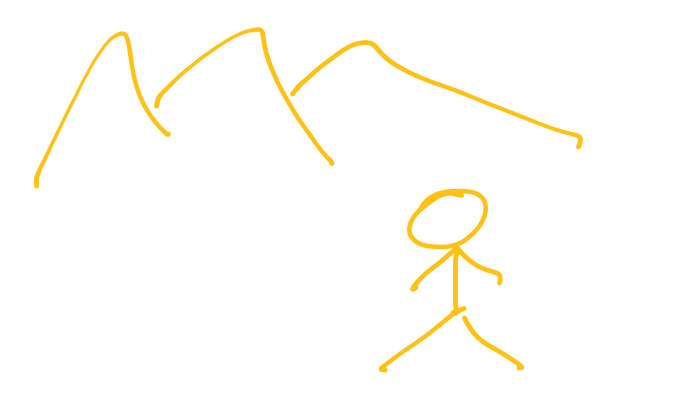
//> input picture data/convolution.jpeg, 1368 x 840 px (shown at 1/2 size)
$ ./1.convolution-dft   (built with g++ and OpenCV 4)
//> lines starting //> are read from the running program, lines starting //| are printed output that depends on the picture
#include <opencv2/opencv.hpp>

using namespace std;


int main(int argc, char** argv) {
    cv::Mat A = cv::imread("data/convolution.jpeg", 0);
//> A: 840 rows x 1368 cols, CV_8UC1; min 190, max 255, mean 253.5

    cv::Size patchSize(250, 400);
    cv::Point topleft(770, 370);
    cv::Rect roi(topleft.x, topleft.y, patchSize.width, patchSize.height);
    cv::Mat B = A(roi);

    int dft_M = cv::getOptimalDFTSize(A.rows + B.rows - 1);
//> dft_M = 1250
    int dft_N = cv::getOptimalDFTSize(A.cols + B.cols - 1);
//> dft_N = 1620
    cout << "ImageSize: " << A.size() << endl;
//| ImageSize: [1368 x 840]
    cout << "DFT Size: " << dft_N << " x " << dft_M << endl;
//| DFT Size: 1620 x 1250

    cv::Mat dft_A = cv::Mat::zeros(dft_M, dft_N, CV_32F);
    cv::Mat dft_B = cv::Mat::zeros(dft_M, dft_N, CV_32F);

    // dft_A_part 和 dft_A 共用同一份内存？
    cv::Mat dft_A_part = dft_A(cv::Rect(0, 0, A.cols, A.rows));
    cv::Mat dft_B_part = dft_B(cv::Rect(0, 0, B.cols, B.rows));
    cout << "DFT Part Size: " << dft_A_part.size() << ", " << dft_B_part.size() << " Type: " << dft_A_part.type() << endl;
//| DFT Part Size: [1368 x 840], [250 x 400] Type: 5

    // 得到 A, B 减去均值的二值图像
    A.convertTo(dft_A_part, dft_A_part.type(), 1, -mean(A)[0]);
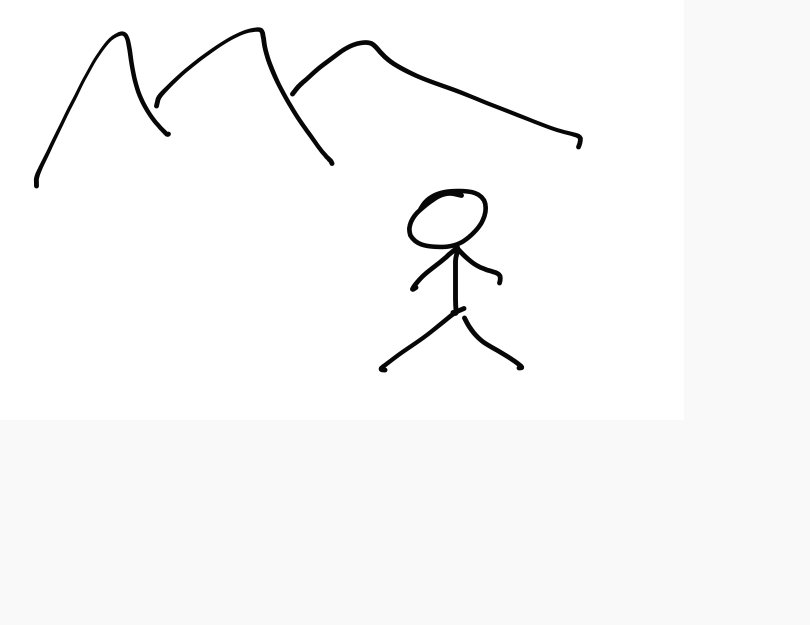
//> dft_A: 1250 rows x 1620 cols, CV_32FC1 (shown at 1/2 size); min -63.51, max 1.49, mean 1.93e-07; drawn with min black and max white
    B.convertTo(dft_B_part, dft_B_part.type(), 1, -mean(B)[0]);
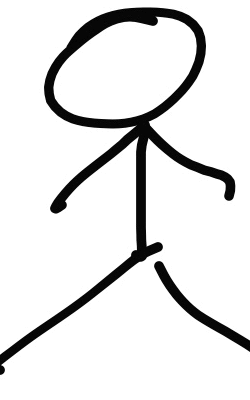
//> dft_B_part: 400 rows x 250 cols, CV_32FC1; min -58.12, max 6.88, mean 6.64e-06; drawn with min black and max white
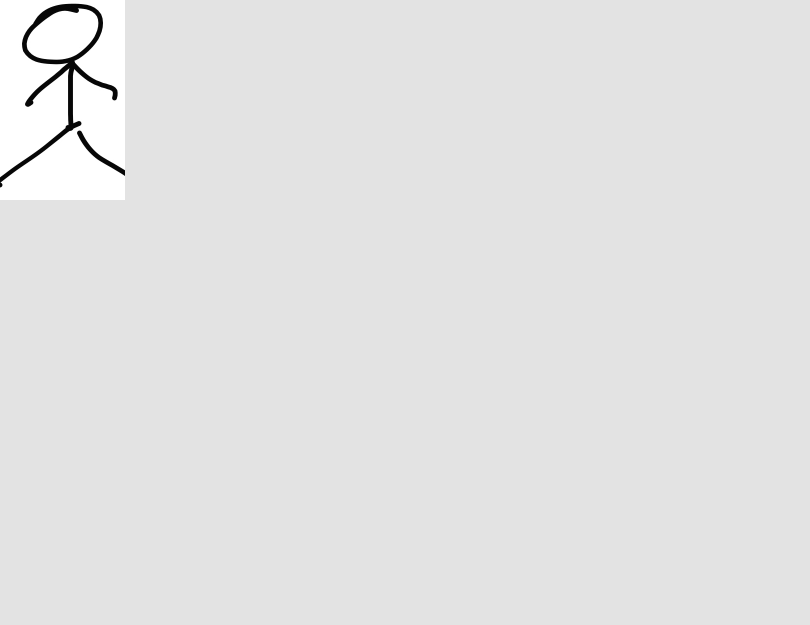
//> dft_B: 1250 rows x 1620 cols, CV_32FC1 (shown at 1/2 size); min -58.12, max 6.88, mean 3.22e-07; drawn with min black and max white

    cv::dft(dft_A, dft_A, 0, A.rows);
    cv::dft(dft_B, dft_B, 0, B.rows);
    cv::imshow("dft_A", dft_A);
    cv::imshow("dft_B", dft_B);
    cv::waitKey();

    // set the last parameter to false to compute convolution instead of correlation
    cv::mulSpectrums(dft_A, dft_B, dft_A, 0, false);
    cv::idft(dft_A, dft_A, cv::DFT_SCALE, A.rows + B.rows - 1);
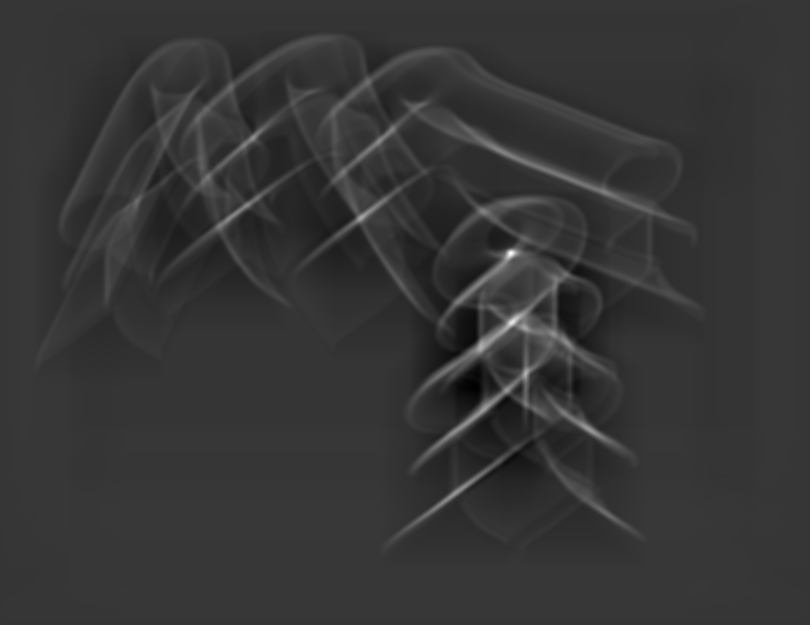
//> dft_A: 1250 rows x 1620 cols, CV_32FC1 (shown at 1/2 size); min -3042463.5, max 11327988, mean 0; drawn with min black and max white

    cv::Mat corr = dft_A(cv::Rect(0, 0, A.cols + B.cols - 1, A.rows + B.rows - 1));
    cv::normalize(corr, corr, 0, 1, cv::NORM_MINMAX, corr.type());
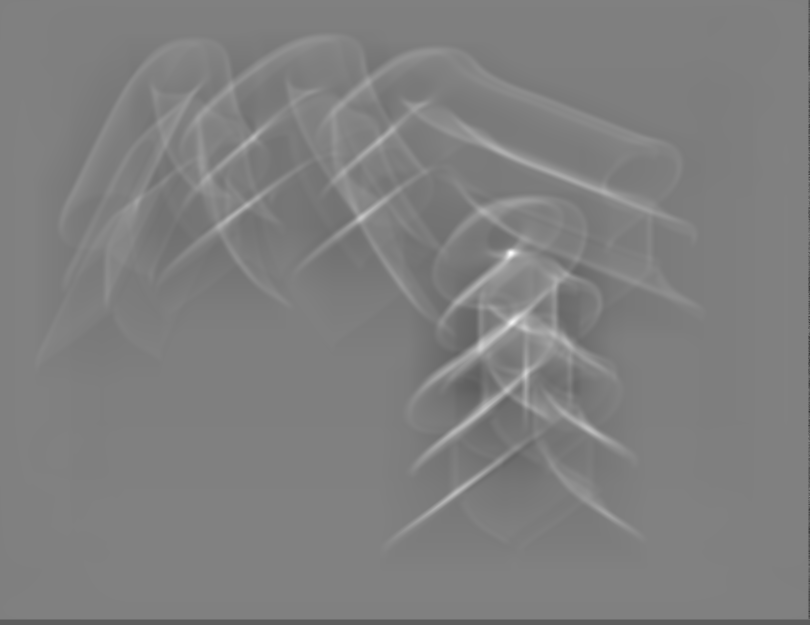
//> dft_A: 1250 rows x 1620 cols, CV_32FC1 (shown at 1/2 size); min -0.583, max 1, mean 0.209; drawn with min black and max white

    B ^= cv::Scalar::all(255);
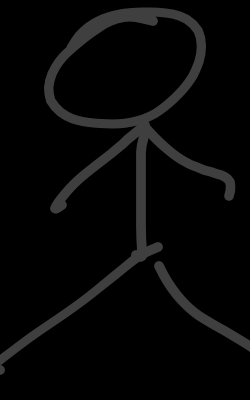
//> B: 400 rows x 250 cols, CV_8UC1; min 0, max 65, mean 6.9

    cv::imshow("Image", A);
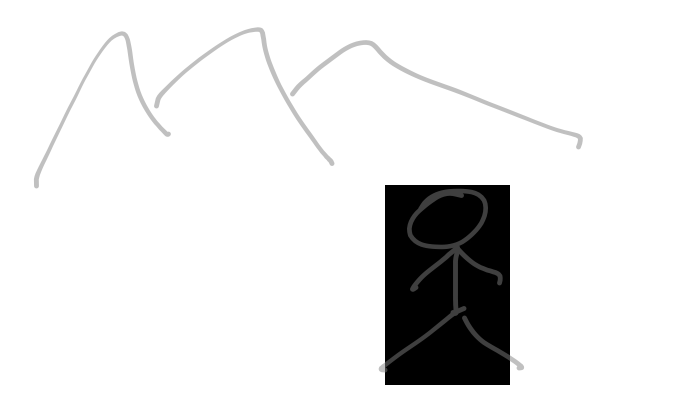
//> window 'Image': 840 rows x 1368 cols, CV_8UC1 (shown at 1/2 size); min 0, max 255, mean 232.5
    cv::imshow("Mask", B);
    cv::imshow("Correlation", corr);
    cv::waitKey();

    return 0;
}

$ run again, with data/circle.jpeg copied over data/convolution.jpeg
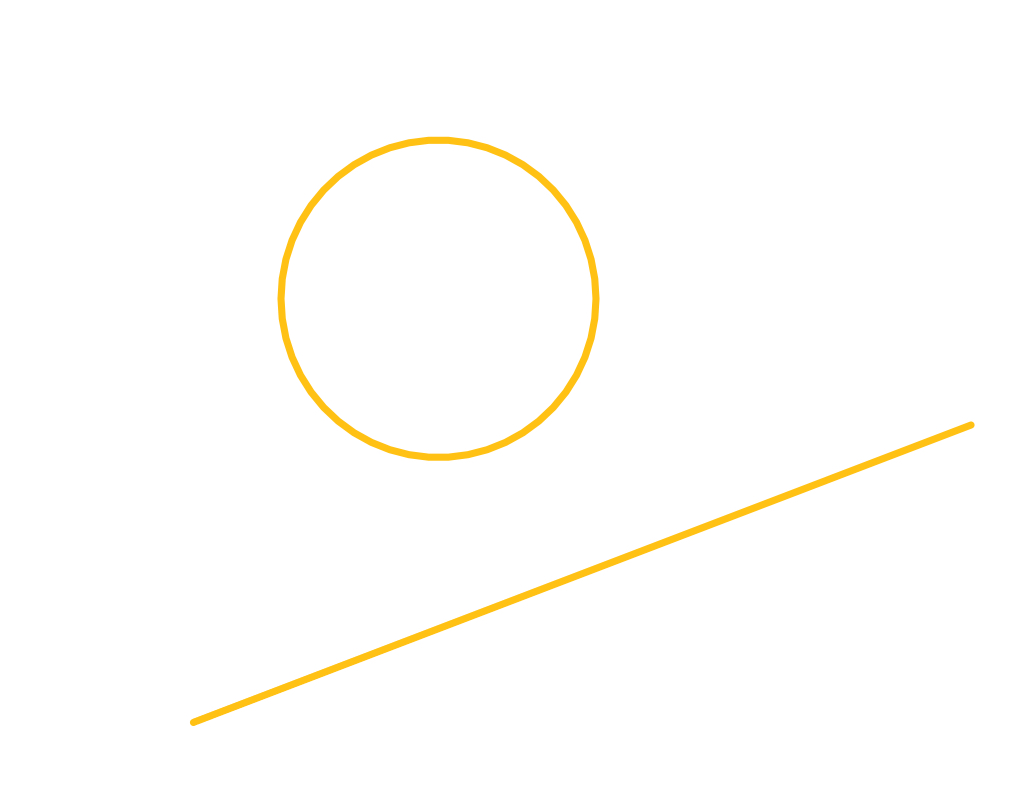
//> input picture data/circle.jpeg, 1022 x 794 px
//| ImageSize: [1022 x 794]
//| DFT Size: 1280 x 1200
//| DFT Part Size: [1022 x 794], [250 x 400] Type: 5
//> `B ^= cv::Scalar::all(255);`:
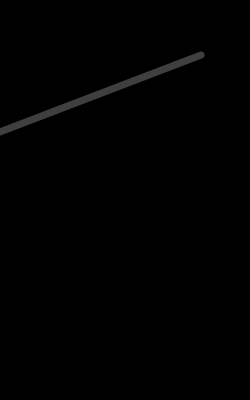
//> B: 400 rows x 250 cols, CV_8UC1; min 0, max 64, mean 1
//> `cv::imshow("Image", A);`:
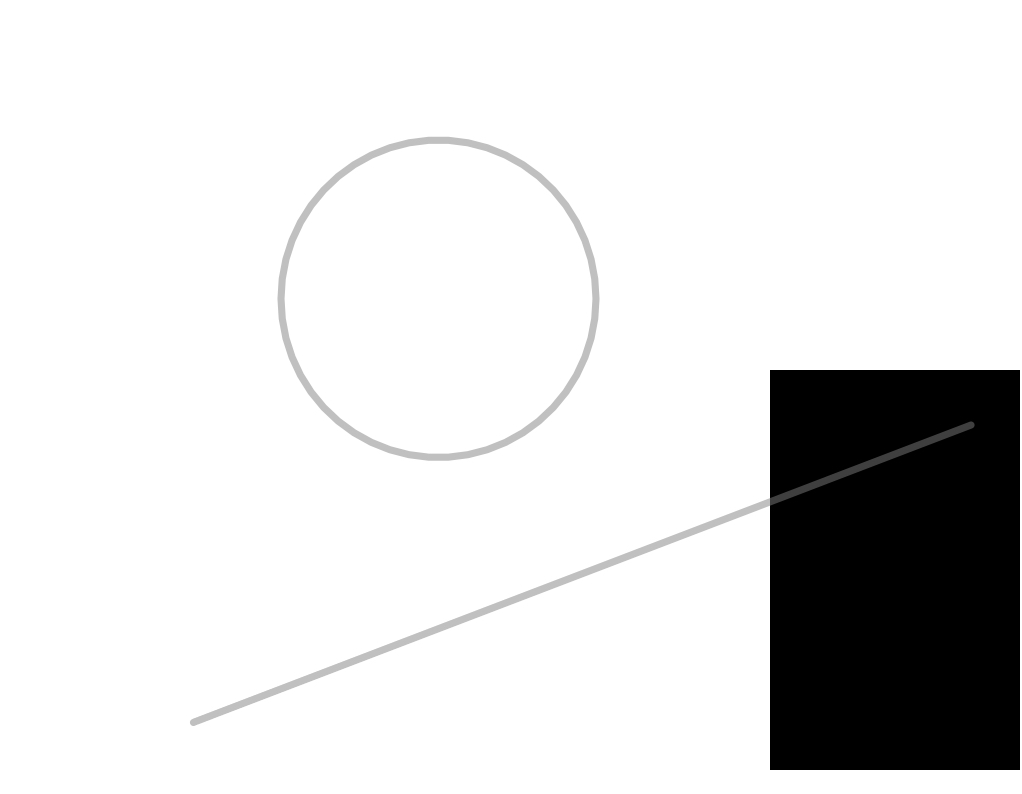
//> window 'Image': 794 rows x 1022 cols, CV_8UC1; min 0, max 255, mean 222.8
